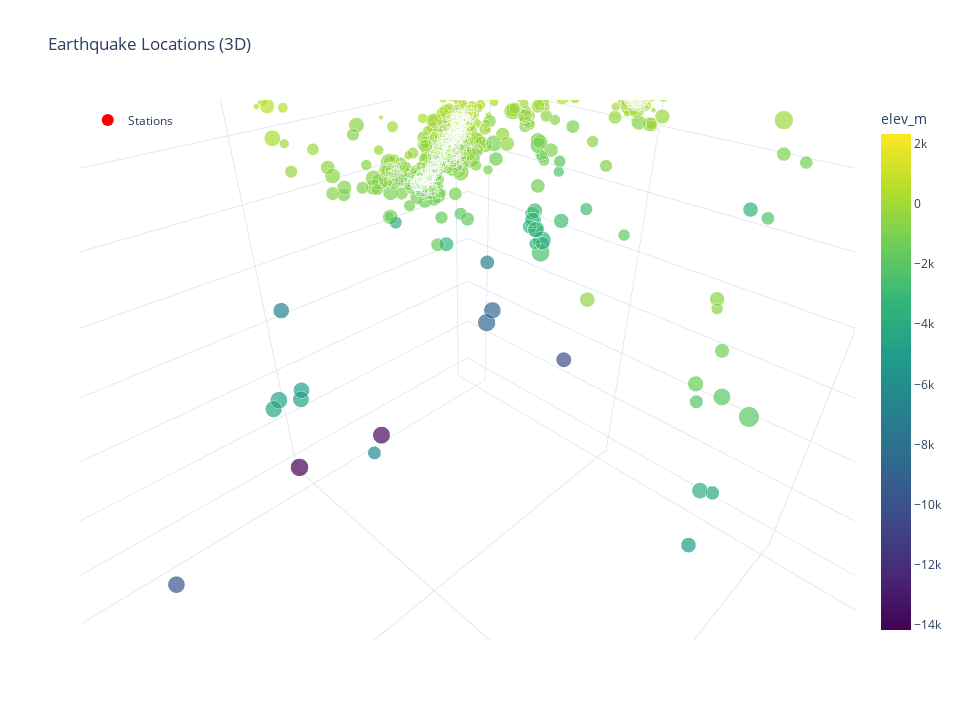

The code cell stored with this chart in its notebook:
### Markdown cell above
A. 3D Hypocenter Plot

To plot your hypocenter in 3D we can use `plot_hypocenter_3D` class method.

### Code cell
# 3D Plot
lqt_ready_2.plot_hypocenter_3d()

### Figure 1 — Plotly figure (JSON) as saved in the notebook; plotly's stock layout.template omitted (floating-point values rounded to 4 significant figures; data arrays with more than 128 entries replaced by an {"elided": "..."} marker saying what was removed)
{"data": [{"customdata": {"elided": "766x3 float values"}, "hovertemplate": "<b>Earthquake: %{customdata[0]}</b><br>Source Lon: %{x:.3f}<br>Source Lat: %{y:.3f}<br>Source Elev (m): %{customdata[1]:.3f}<br>Magnitude: %{customdata[2]:.3f}<br><extra></extra>", "legendgroup": "", "marker": {"color": {"elided": "766 float values"}, "coloraxis": "coloraxis", "size": {"elided": "766 float values"}, "sizemode": "area", "sizeref": 0.0025, "symbol": "circle"}, "mode": "markers", "name": "", "scene": "scene", "showlegend": false, "type": "scatter3d", "x": {"elided": "766 float values"}, "y": {"elided": "766 float values"}, "z": {"elided": "766 float values"}}, {"hovertemplate": "<b>%{text}</b><br>Lat: %{y:.2f}<br>Lon: %{x:.2f}<extra></extra>", "marker": {"color": "red", "size": 12, "symbol": "circle"}, "mode": "markers+text", "name": "Stations", "text": {"elided": "796 str values"}, "textfont": {"color": "#333333", "size": 12}, "textposition": "top center", "type": "scatter3d", "x": {"elided": "796 float values"}, "y": {"elided": "796 float values"}, "z": {"elided": "796 int values"}}], "layout": {"coloraxis": {"colorbar": {"title": {"text": "elev_m"}}, "colorscale": [[0, "#440154"], [0.1111, "#482878"], [0.2222, "#3e4989"], [0.3333, "#31688e"], [0.4444, "#26828e"], [0.5556, "#1f9e89"], [0.6667, "#35b779"], [0.7778, "#6ece58"], [0.8889, "#b5de2b"], [1, "#fde725"]]}, "height": 720, "legend": {"bgcolor": "rgba(255,255,255,0.5)", "itemsizing": "constant", "tracegroupgap": 0, "x": 0.01, "xanchor": "left", "y": 0.99, "yanchor": "top"}, "scene": {"aspectmode": "manual", "aspectratio": {"x": 1, "y": 1, "z": 1}, "camera": {"eye": {"x": 0.5, "y": 0.5, "z": 0.5}, "up": {"x": 0, "y": 0, "z": 1}}, "domain": {"x": [0, 1], "y": [0, 1]}, "xaxis": {"title": {"text": "Longitude"}}, "yaxis": {"title": {"text": "Latitude"}}, "zaxis": {"title": {"text": "Elev (m)"}}}, "showlegend": true, "title": {"text": "Earthquake Locations (3D)"}, "width": 960}}
